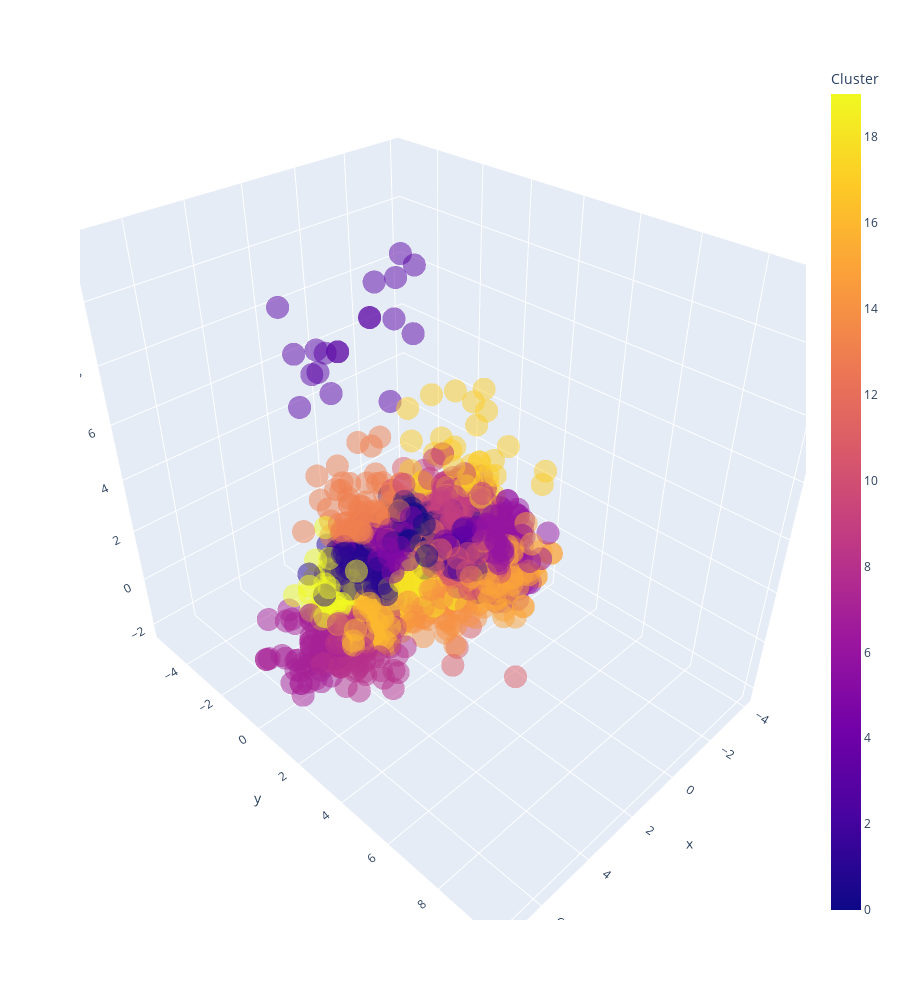

Here is the notebook cell this chart was saved with:
### Code cell
plx.scatter_3d(data_frame=projection_3d,x='x',y='y',z='z', height=1000, opacity=0.5, color='Cluster', hover_data=['Genero'])

### Figure 1 — Plotly figure (JSON) as saved in the notebook; plotly's stock layout.template omitted (floating-point values rounded to 4 significant figures; data arrays with more than 128 entries replaced by an {"elided": "..."} marker saying what was removed)
{"data": [{"customdata": {"elided": "2973x1 str values"}, "hovertemplate": "x=%{x}<br>y=%{y}<br>z=%{z}<br>Genero=%{customdata[0]}<br>Cluster=%{marker.color}<extra></extra>", "legendgroup": "", "marker": {"color": {"elided": "2973 int values"}, "coloraxis": "coloraxis", "opacity": 0.5, "symbol": "circle"}, "mode": "markers", "name": "", "scene": "scene", "showlegend": false, "type": "scatter3d", "x": {"elided": "2973 float values"}, "y": {"elided": "2973 float values"}, "z": {"elided": "2973 float values"}}], "layout": {"coloraxis": {"colorbar": {"title": {"text": "Cluster"}}, "colorscale": [[0, "#0d0887"], [0.1111, "#46039f"], [0.2222, "#7201a8"], [0.3333, "#9c179e"], [0.4444, "#bd3786"], [0.5556, "#d8576b"], [0.6667, "#ed7953"], [0.7778, "#fb9f3a"], [0.8889, "#fdca26"], [1, "#f0f921"]]}, "height": 1000, "legend": {"tracegroupgap": 0}, "margin": {"t": 60}, "scene": {"domain": {"x": [0, 1], "y": [0, 1]}, "xaxis": {"title": {"text": "x"}}, "yaxis": {"title": {"text": "y"}}, "zaxis": {"title": {"text": "z"}}}}}
